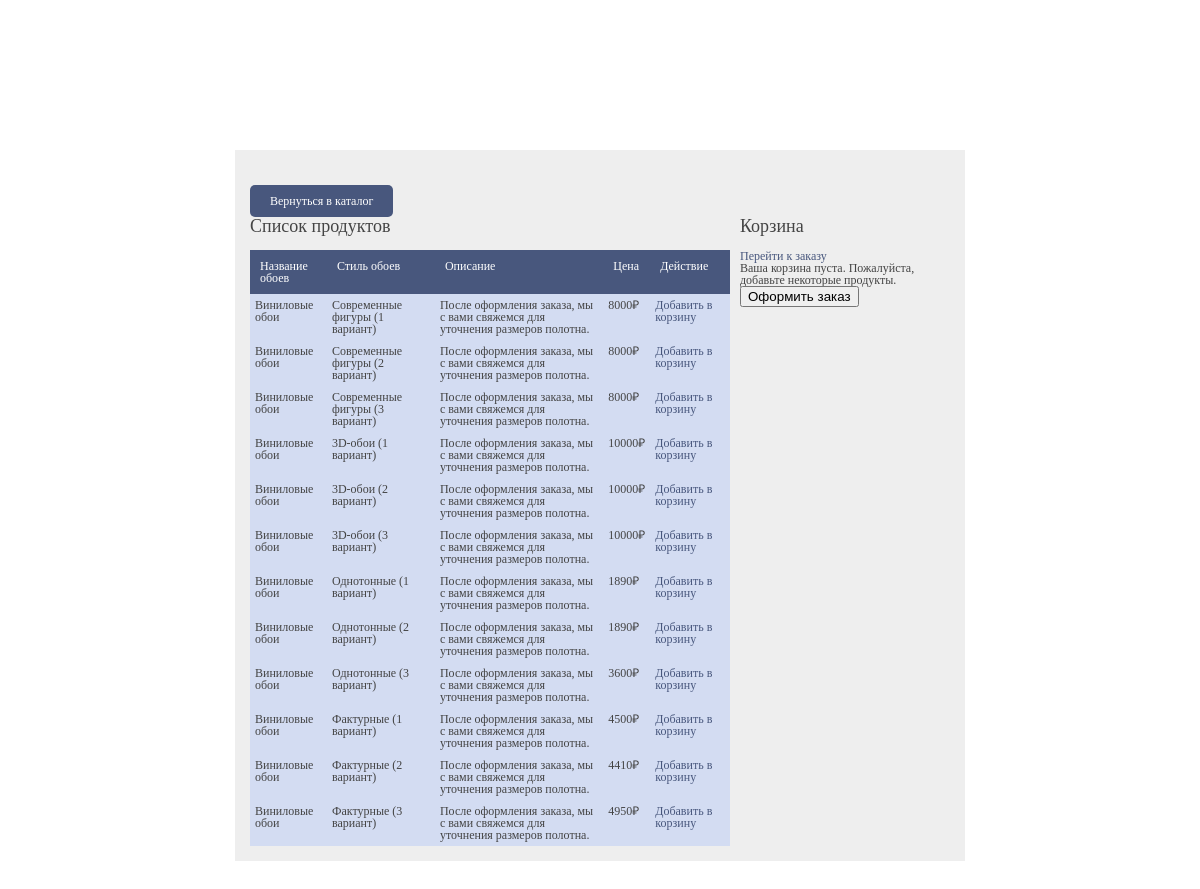
Page /cart2/index.php (signed in) on the committed database.
### tables this page shows
CREATE TABLE `wallpaper` (
  `id` int NOT NULL,
  `name_wall` varchar(100) NOT NULL,
  `style_wall` varchar(100) NOT NULL,
  `description` varchar(200) NOT NULL,
  `price` float NOT NULL
);

### cart2/products.php (the view, shortened to what this page needs)
<h1>Список продуктов</h1>
<table>
	<tr>
		<th>Название обоев</th>
		<th>Стиль обоев</th>
		<th>Описание</th>
		<th>Цена</th>
		<th>Действие</th>
	</tr>
	<?php
	$query = "SELECT * FROM wallpaper WHERE id BETWEEN 36 AND 47 ORDER BY name_wall ASC";
	$result = mysqli_query($connection, $query);
	while ($row = mysqli_fetch_array($result)) {
	?>
		<tr>
		    <td><?php echo $row['name_wall'] ?></td>
			<td><?php echo $row['style_wall'] ?></td>
		    <td><?php echo $row['description'] ?></td>
		    <td><?php echo $row['price'] ?>₽</td>
		    <td><a href="index.php?page=products&action=add&id=<?php echo $row['id'] ?>">Добавить в корзину</a></td>
		</tr>
	<?php
		}
	?>
</table>

### cart2/css/style.css (style rules this page uses)
body { font-family: Verdana; font-size: 12px; color: #444; }
a { color: #48577D; text-decoration: none; }
h1, h2 { margin-bottom: 15px }
h1 { font-size: 18px; }
#main table { width: 480px; }
#main table th { padding: 10px; background-color: #48577D; color: #fff; text-align: left; }
#main table td { padding: 5px; }
#main table tr { background-color: #d3dcf2; }

### rows in the picture
wallpaper: name_wall "Виниловые обои", style_wall "Современные фигуры (1 вариант)", description "После оформления заказа, мы с вами свяжемся для уточнения размеров полотна.", price "8000"
wallpaper: name_wall "Виниловые обои", style_wall "Современные фигуры (2 вариант)", description "После оформления заказа, мы с вами свяжемся для уточнения размеров полотна.", price "8000"
wallpaper: name_wall "Виниловые обои", style_wall "Современные фигуры (3 вариант)", description "После оформления заказа, мы с вами свяжемся для уточнения размеров полотна.", price "8000"
wallpaper: name_wall "Виниловые обои", style_wall "3D-обои (1 вариант)", description "После оформления заказа, мы с вами свяжемся для уточнения размеров полотна.", price "10000"
wallpaper: name_wall "Виниловые обои", style_wall "3D-обои (2 вариант)", description "После оформления заказа, мы с вами свяжемся для уточнения размеров полотна.", price "10000"
wallpaper: name_wall "Виниловые обои", style_wall "3D-обои (3 вариант)", description "После оформления заказа, мы с вами свяжемся для уточнения размеров полотна.", price "10000"
wallpaper: name_wall "Виниловые обои", style_wall "Однотонные (1 вариант)", description "После оформления заказа, мы с вами свяжемся для уточнения размеров полотна.", price "1890"
wallpaper: name_wall "Виниловые обои", style_wall "Однотонные (2 вариант)", description "После оформления заказа, мы с вами свяжемся для уточнения размеров полотна.", price "1890"
wallpaper: name_wall "Виниловые обои", style_wall "Однотонные (3 вариант)", description "После оформления заказа, мы с вами свяжемся для уточнения размеров полотна.", price "3600"
wallpaper: name_wall "Виниловые обои", style_wall "Фактурные (1 вариант)", description "После оформления заказа, мы с вами свяжемся для уточнения размеров полотна.", price "4500"
wallpaper: name_wall "Виниловые обои", style_wall "Фактурные (2 вариант)", description "После оформления заказа, мы с вами свяжемся для уточнения размеров полотна.", price "4410"
wallpaper: name_wall "Виниловые обои", style_wall "Фактурные (3 вариант)", description "После оформления заказа, мы с вами свяжемся для уточнения размеров полотна.", price "4950"
